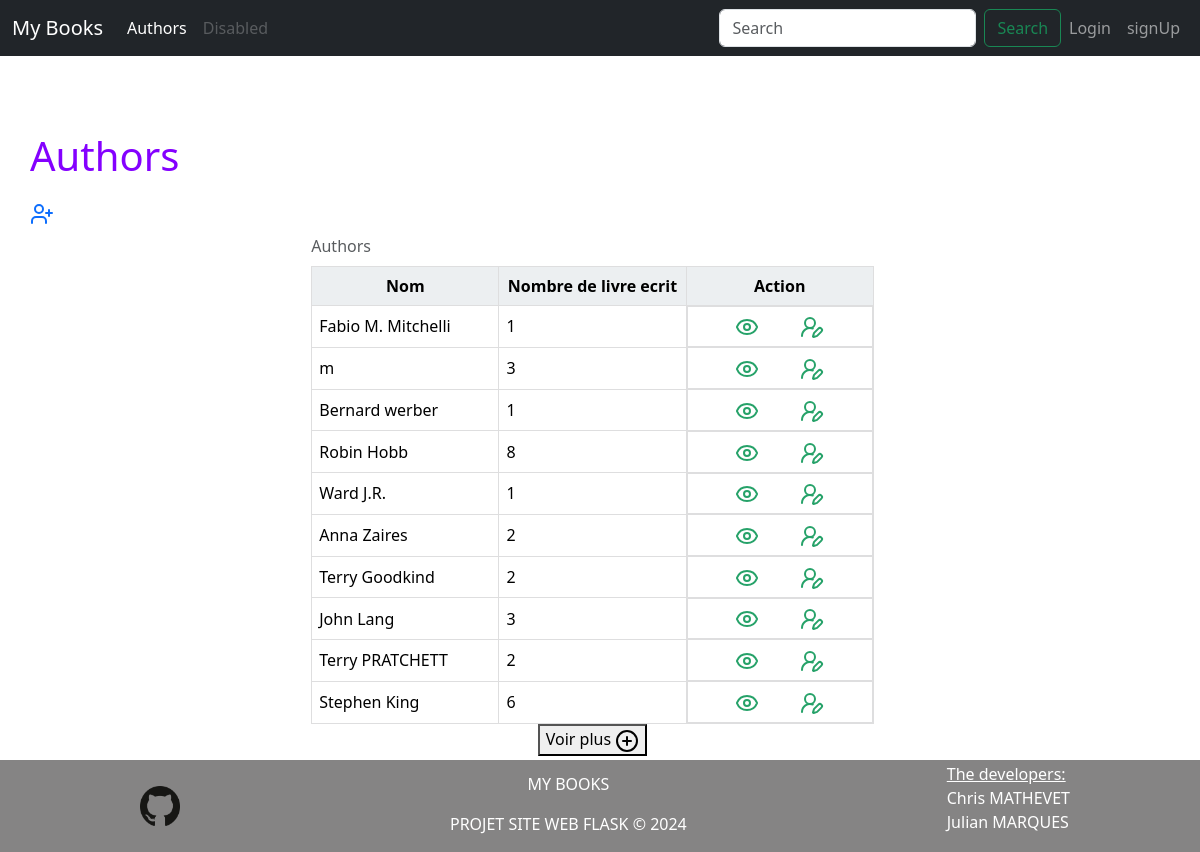
The page /view/author on the database its author committed.
### myApp/models.py (models this page shows, shortened)
class Author(db.Model):
    id = db.Column(db.Integer, primary_key=True)
    name = db.Column(db.String(100))
    def get_nb_books_by_author(self):
        print(self.id)
        return len(get_books_by_author(self.id))

### myApp/views.py (the view)
@app.route("/view/author")
def list_author():
    lim = int(request.args.get('lim', 10))
    return render_template(
        "authors.html",
        title="Authors",
        limiteAutheur=lim,
        authors=mod.get_sample_authors(lim))

### myApp/models.py (called while the page is built)
def get_sample_authors(lim = 10):
    return Author.query.limit(lim).all()

def get_books_by_author(id:int):
    return Author.query.get_or_404(id).books.all()

### myApp/templates/authors.html (shortened to what this page needs)
{% extends 'baseBS.html' %}
{% block styles %}
{{ super() }}
<link rel="stylesheet" href="{{ url_for('static',
filename='home.css')}}">
<link rel="stylesheet" href="{{ url_for('static',
filename='tableau.css')}}">
{% endblock %}
{% block content %}
<h1>{{title}}</h1>
<a href="{{ url_for('add_author')}}">
</a>
<div class="sample">
    <table>
        <caption>Authors</caption>
        <thead>
            <tr style="text-align: center;">
                <th>Nom</th>
                <th>Nombre de livre ecrit</th>
                <th>Action</th>
            </tr>
            {% for x in authors %}
            <tr>
            <td>{{ x.name }}</td>
            <td>
                {{ x.get_nb_books_by_author()}}
            </td>
            <td style="text-align: center; display: flex; justify-content: space-evenly;">
                <a href="{{ url_for('one_author', id=x.id)}}">
                </a>
                <a href="{{ url_for('edit_author', id=x.id) }}">
                </a>
            </td>
            </tr>
            {% endfor %}
        </thead>
    </table>
    <a href="{{ url_for('list_author', lim=limiteAutheur + 10) }}">
        <button>Voir plus
            <svg xmlns="http://www.w3.org/2000/svg" width="24" height="24" viewBox="0 0 24 24" fill="none" stroke="currentColor" stroke-width="2" stroke-linecap="round" stroke-linejoin="round" class="lucide lucide-circle-plus"><circle cx="12" cy="12" r="10"/><path d="M8 12h8"/><path d="M12 8v8"/>
            </svg>
        </button>
    </a>
</div>
{% endblock %}

### myApp/static/home.css (style rules this page uses)
h1 { color: rgb(132, 0, 255); margin-top: 0.5em; margin-bottom: 0.5em; }
div.sample { text-align: center; margin-left: 25%; margin-right: 25%; }

### myApp/static/tableau.css (style rules this page uses)
table { border: 1px solid #dededf; height: 100%; width: 100%; table-layout: fixed; border-collapse: collapse; border-spacing: 2px; text-align: left; overflow: auto; }
caption { caption-side: top; text-align: left; }
th { border: 1px solid #dededf; background-color: #eceff1; color: #000000; padding: 7px; }
td { border: 1px solid #dededf; background-color: #ffffff; color: #000000; padding: 7px; }

### rows shown on the page
Author: name "Fabio M. Mitchelli", get_nb_books_by_author "1"
Author: name "m", get_nb_books_by_author "3"
Author: name "Bernard werber", get_nb_books_by_author "1"
Author: name "Robin Hobb", get_nb_books_by_author "8"
Author: name "Ward J.R.", get_nb_books_by_author "1"
Author: name "Anna Zaires", get_nb_books_by_author "2"
Author: name "Terry Goodkind", get_nb_books_by_author "2"
Author: name "John Lang", get_nb_books_by_author "3"
Author: name "Terry PRATCHETT", get_nb_books_by_author "2"
Author: name "Stephen King", get_nb_books_by_author "6"

### other values the page prints
{{ title }} "Authors"
